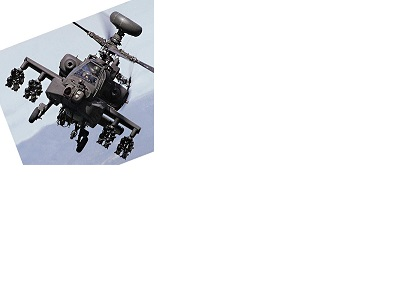
#> input picture lab10&11-SIFT-1/data3.jpg, 410 x 308 px, found by its file name
$ python SIFT.py
#> lines starting #> are read from the running program, lines starting #| are printed output that depends on the picture
import cv2
import math
from matplotlib import pyplot as plt
import numpy as np
import random
PI = math.pi
# 基本照搬实验8的梯度图代码，返回梯度值以及所获得的的角度angle
def gradient(img):
    Ix, Iy = np.zeros((len(img),len(img[0]))), np.zeros((len(img),len(img[0])))
    M, angle = np.zeros((len(img),len(img[0]))), np.zeros((len(img),len(img[0])))
    for i in range(1,len(img)-1):
        for j in range(1,len(img[0])-1):
            # Ix是x方向的梯度，Iy即y方向的
            Ix[i][j] = int(img[i+1][j])-int(img[i-1][j])
            Iy[i][j] = int(img[i][j+1])-int(img[i][j-1])
            # M为梯度强度
            M[i][j] = (Ix[i][j]**2+Iy[i][j]**2)**0.5
            angle[i][j] = np.arctan2(Ix[i][j],Iy[i][j])
    return M, angle

def sift(img):
    row, column = np.shape(img)

    # 计算角点，并且计算其长度
    corners, cnt = [], 0
    for i in cv2.goodFeaturesToTrack(img,300,0.01,10):
        corners.append([int(i[0][0]),int(i[0][1])])
        cnt += 1

    # 对其进行高斯模糊化处理
    # 高斯矩阵的长宽为5*5，标准差取1
    img = cv2.GaussianBlur(img, (5, 5), 1)

    # 获取梯度图、角图
    grad, angle = gradient(img)

    # 平均分成36个bins，每个像素以m(x, y)为权值为其所在的bin投票。
    # 最终权重最大的方向定位该关键点的主方向(实验中只考虑highest peak)。
    direction = []
    # 确定往不同方向拓展的最大尺度bins（最好满足能限制于36等分的区域内）
    # 适当大一些也无伤大雅
    bins = (row + column) // 80
    for corner in corners:
        # 获取角点坐标
        y, x = corner
        # 对每一个大块进行分块、计数
        # 实际上0这个维度基本是用不到的，因为我们有+1的操作
        ccnt = [0] * 37
        # 防止数组越界，通过max、min函数进行修饰
        for i in range(max(x-bins,0),min(x+bins+1,row)):
            for j in range(max(y-bins,0),min(y+bins+1,column)):
                # 梯度方向为360度
                # （注意atan函数返回值为0-180，需要根据Ix Iy的符号换算)
                weight = int((angle[i][j]+PI)*1.0/(PI/18)+1)
                # 超出边界则进行修正，由于限定在36以内所以乘上系数18再+1
                if(weight>36):
                    weight = 36
                # 分别计算每块区域的加权和，并且记录最大的那个加权和位置
                ccnt[weight] += grad[i][j]
        # 记录最大的加权和位置，并保存
        maxn = 1
        for i in range(36):
            if ccnt[i]>ccnt[maxn]:
                maxn = i
        # 注意需要将角度转化为弧度
        direction.append((maxn*1.0/18-1-1.0/36)*PI)
    # 以此获取最佳方向

    # 下面对描述子进行生成
    # SIFT描述子的统计在相对物体坐标系以关键点为中心的16×16的领域内
    # 统计，先把之前计算的梯度方向由图像坐标系换算到物体坐标系，即
    # θ’是相对物体坐标系的梯度方向，
    # θ是相对图像坐标系的梯度方向， θ0是关键点的主方向。
    def Featurelize(point, θ):
        def θ_(x, y):
            if (x < 0 or x >= row) or (y < 0 or y >= column):
                return 0
            tmp = angle[x][y] - θ
            if tmp > 0:
                return tmp
            return tmp + 2 * PI

        # 物体坐标系上的每一个整数点对应的图像坐标系可能不是整数，
        # 可采用最邻近插值，即图像坐标系上和它最接近的一个点：
        # θ_(x',y')=θ_(int(x),int(y))
        # 或更精确地，可采用双线性插值：
        # 从而周围的四个点的值都对目标点有贡献，贡献大小与距离成正比。
        def Bilinear_Interpolation(x_1, y_1):
            # 首先找到x_1、y_1周围的最小整数点x,y并且以此为基础进行处理
            x, y = int(x_1), int(y_1)
            dx1, dy1 = x_1-x, y_1-y
            dx2, dy2 = 1-dx1, 1-dy1
            θθ = θ_(x,y)*dx2*dy2 + θ_(x+1,y)*dx1*dy2 + θ_(x,y+1)*dx2*dy1 + θ_(x+1,y+1)*dx1*dy1
            return θθ

        # 物体坐标系16*16的邻域分成4*4个块，每个块4*4个像素。
        # 在每个块内按照求主方向的方式把360度分成8个bins，统计梯度方向直方图，
        # 最终每个块可生成8维的直方图向量，每个关键点可生成4*4*8=128维的SIFT描述子。
        # 以特征点为中心，取领域内16*16大小的区域，
        # 并把这个区域分成4*4个大小为4*4的小区域，每个小区域内计算加权梯度直方图，
        # 该权值分为2部分，其一是该点的梯度大小，
        # 其二是改点离特征点的距离(二维高斯的关系)，每个小区域直方图分为8个bin，
        # 所以一个特征点的维数=4*4*8=128维。
        # 因此，根据SIFT算法详解的文章，应构造旋转变换的邻域
        # 即(x',y')^T=([cosθ,-sinθ],[sinθ,cosθ])(x,y)^T
        y0, x0 = point
        Horizon = np.array([np.cos(θ), np.sin(θ)])
        Vertical = np.array([-np.sin(θ),np.cos(θ)])
        # 并且统计其具体某个方向上（此时为8个方向）的梯度，再次计算

        def cnt(x1, x2, y1, y2, signx, signy):
            count = [0] * 9
            for x in range(x1, x2):
                for y in range(y1, y2):
                    # 找到具体的x,y（区分正负半轴）
                    dp = [x * signx, y * signy]
                    # 矩阵乘法，获得变换后的坐标
                    p = Horizon * dp[0] + Vertical * dp[1]
                    # 获取这个方向上的点理论上所在的方向（根据1~8进行划分）
                    weig = int((Bilinear_Interpolation(p[0]+x0, p[1]+y0))//(PI/4) + 1)
                    if weig > 8:
                        weig = 8
                    # 满足条件，计数
                    count[weig] += 1
            # 最后返回一个直方图数据，表示8个方向各个出现的次数，从而决定主方向
            return count[1:]

        vector = []
        # 确定往不同方向拓展的最大尺度bins（最好满足能限制于36等分的区域内）
        # 适当大一些也无伤大雅
        bins = (row + column) // 150
        # 最终每个块可生成8维的直方图向量，每个关键点可生成4*4*8=128维的SIFT描述子。
        # 记录16次的8维分布情况并返回
        for xsign in [-1,1]:
            for ysign in [-1,1]:
                vector += cnt(0, bins, 0, bins, xsign, ysign)
                vector += cnt(bins, bins*2, 0, bins, xsign, ysign)
                vector += cnt(bins, bins*2, bins, bins*2, xsign, ysign)
                vector += cnt(0, bins, bins, bins*2, xsign, ysign)
        return vector

    # 通过特征提取获取每个角点的主方向
    feature = []
    # print(cnt)
    for i in range(cnt):
        des = Featurelize(corners[i], direction[i])
        # 对该直方图向量进行归一化处理（即描述子）
        norm = sum(k * k for k in des) ** 0.5
        l = [k*1.0 / norm for k in des]
        # 最后对128维SIFT描述子f0归一化得到最终的结果：
        feature.append(l)
    # 因此两个SIFT描述子f1和f2之间的相似度可表示为:s(f1,f2)=f1*f2
    return feature, corners, cnt

def Merge(img1, img2):
    # 为小一点的图像补充空间，为大一点的图像适配小一点的图像的对等大小
    # 获取图片的性质，其中只有h是有意义的，其他在本处是无意义的
    h1, w1 ,a= np.shape(img1)
    h2, w2 ,a= np.shape(img2)
    # 图一规模较小则补全图一
    if h1 < h2:
        extra = np.array([[[0,0,0] for i in range(w1)] for ii in range(h2-h1)])
        img1 = np.vstack([img1, extra])
    # 图二规模较小则补全图二
    elif h1 > h2:
        extra = np.array([[[0,0,0] for i in range(w2)] for ii in range(h1-h2)])
        img2 = np.vstack([img2, extra])
    # 处理完毕之后自然是相同规模，可以直接水平方向拼接
    return np.hstack([img1,img2])

if __name__ == "__main__":

    # 首先进行目标图片以及待匹配图片的读取
    target0 = cv2.imread('data3.jpg')
#> target0 is the input picture: shape (308, 410, 3); mean B, G, R 238.4, 236.7, 235.9
    imgpkp0 = cv2.imread('dataset/5.jpg')
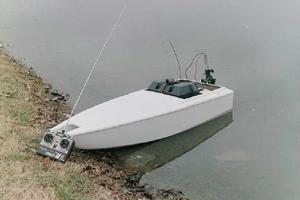
#> input picture lab10&11-SIFT-1/dataset/5.jpg, 300 x 200 px, found by its file name
#> imgpkp0 is the input picture: shape (200, 300, 3); mean B, G, R 142.1, 147.2, 146.9
    # print(np.shape(target0))
    # 获取图片的大小等参数， 并且将目标图片进行适当的放大
    # r0, c0, a0=np.shape(target0)
    # times=1.0
    # 将目标图片放大至待匹配图片的等大小规模
    # resized_target0=cv2.resize(target0,(int(r0*times),int(c0*times)))
    # 灰度化处理图像
    target = cv2.cvtColor(target0, cv2.COLOR_BGR2GRAY)
    imgpkp = cv2.cvtColor(imgpkp0, cv2.COLOR_BGR2GRAY)

    # sift函数对图像进行处理，返回相似度的关系feature, 角点corners, 大小cnt
    feature_target, corners_target, cnt_target = sift(target)
#> the loop in sift, `for i in cv2.goodFeaturesToTrack(img,300,0.01,10):` made 70 passes
#> i on passes 1 to 12: [[115, 78]], [[125, 34]], [[120, 44]], [[60, 104]], [[110, 54]], [[41, 91]], [[23, 96]], [[103, 114]], [[5, 85]], [[66, 122]], [[118, 124]], [[20, 85]]
#> after the loop in sift, `for i in cv2.goodFeaturesToTrack(img,300,0.01,10):`: cnt = 70; corners = 70 pairs, first value 5 to 153, second value 18 to 164
#> in gradient, `Ix, Iy = np.zeros((len(img),len(img[0]))), np.zeros((len(img),len(img[..`: Ix: shape (308, 410) float64; every value is 0
#> after the loop in gradient, `for i in range(1,len(img)-1):`: Ix: shape (308, 410) float64; min -126, max 143, mean 0
#> after the loop in gradient, `for i in range(1,len(img)-1):`: Iy: shape (308, 410) float64; min -140, max 138, mean 0
#> after the loop in gradient, `for i in range(1,len(img)-1):`:
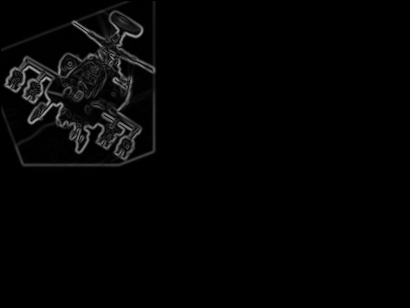
#> M: shape (308, 410) float64; min 0, max 163.5, mean 4.3
#> after the loop in gradient, `for i in range(1,len(img)-1):`:
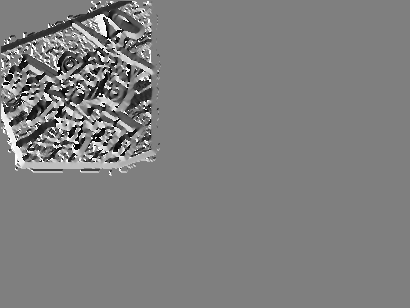
#> angle: shape (308, 410) float64; min -3.13, max 3.14, mean -0.00181; drawn with min black and max white
#> the loop in sift, `for corner in corners:` made 70 passes
#> after the loop in sift, `for corner in corners:`: direction = 70 values, max 2.71 at index 60, min -3.05 at index 20, mean -0.18
#> the loop in sift, `for i in range(cnt):` made 70 passes
    feature_img, corners_img, cnt_img = sift(imgpkp)
#> the loop in sift (call 2), `for i in cv2.goodFeaturesToTrack(img,300,0.01,10):` made 124 passes
#> i on passes 1 to 12: [[63, 131]], [[202, 80]], [[200, 92]], [[211, 72]], [[213, 83]], [[66, 152]], [[55, 156]], [[167, 80]], [[95, 168]], [[63, 97]], [[50, 129]], [[147, 89]]
#> in gradient (call 2), `Ix, Iy = np.zeros((len(img),len(img[0]))), np.zeros((len(img),len(img[..`: Ix: shape (200, 300) float64; every value is 0
#> after the loop in gradient (call 2), `for i in range(1,len(img)-1):`:
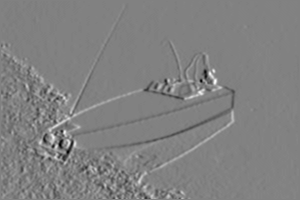
#> Iy: shape (200, 300) float64; min -80, max 78, mean 0; drawn with min black and max white
#> after the loop in gradient (call 2), `for i in range(1,len(img)-1):`:
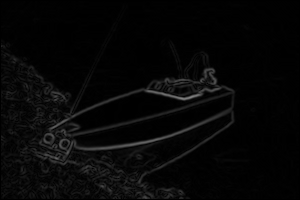
#> M: shape (200, 300) float64; min 0, max 129.2, mean 6.9
#> after the loop in gradient (call 2), `for i in range(1,len(img)-1):`:
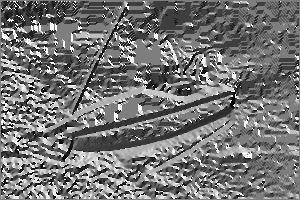
#> angle: shape (200, 300) float64; min -3.11, max 3.14, mean -0.214; drawn with min black and max white
#> the loop in sift (call 2), `for corner in corners:` made 124 passes

    # 这个是不同图片之间的位置向量，以此来对两点之间进行连线
    w = np.shape(target)[1]

    merge_graph = [Merge(target0, imgpkp0)]
    # merge_graph = [Merge(target0, imgpkp0)]
    # print("All Original Pics Processed!")

    # 开始进行匹配并划线
    x = []
    # 判断关键点的匹配数目
    # 如果超过6个则可视为一个合理匹配方式，否则不是
    cnt = 0
    for i in range(cnt_target):
        tmp = []
        for j in range(cnt_img):
            # 两个SIFT描述子f1和f2之间的相似度可表示为s(f1,f2)=f1·f2=inner(f1,f2)
            similar_rate = np.inner(np.array(feature_target[i]), np.array(feature_img[j]))
            tmp.append(similar_rate)
        x.append([tmp.index(max(tmp)), max(tmp)])
    # Traceback (most recent call last):
    #   File "SIFT.py", line 256, in <module>
    #     cv2.line(merge_graph[0], tuple(ct[a]), tuple([c[b][0] + w,c[b][1]]), color, 1)
    # TypeError: Expected Ptr<cv::UMat> for argument 'img'
    # 为了解决这个报错，需要利用转码改为uint8
    merge_graph[0] = np.array(merge_graph[0], dtype="uint8")
    for i in range(len(x)):
        j, rate = x[i]
        # 如果匹配率较低，说明这并不是我们想要的点
        if rate < 0.65:
            continue
        cnt += 1
        # 对于划线过程，进行颜色的随机设定
        color = ((random.randint(0, 255)),(random.randint(0, 255)),(random.randint(0, 255)))
        # [4 lines of commented-out code are left out]
        cv2.line(merge_graph[0], tuple(corners_target[i]), tuple([corners_img[j][0] + w,corners_img[j][1]]), color, 1)
#> this loop made 70 passes
    cv2.imwrite("match5with%d.jpg"%cnt, merge_graph[0])
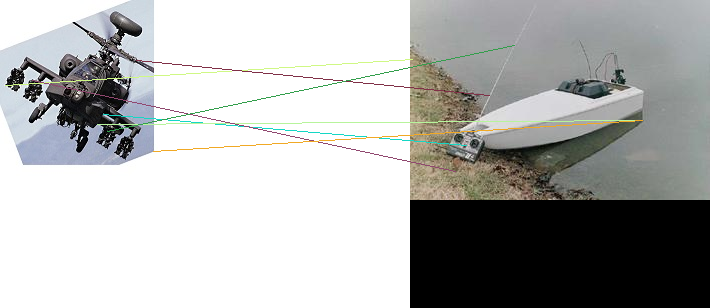
#> saved as match5with7.jpg: shape (308, 710, 3); mean B, G, R 175.4, 176.6, 175.7
